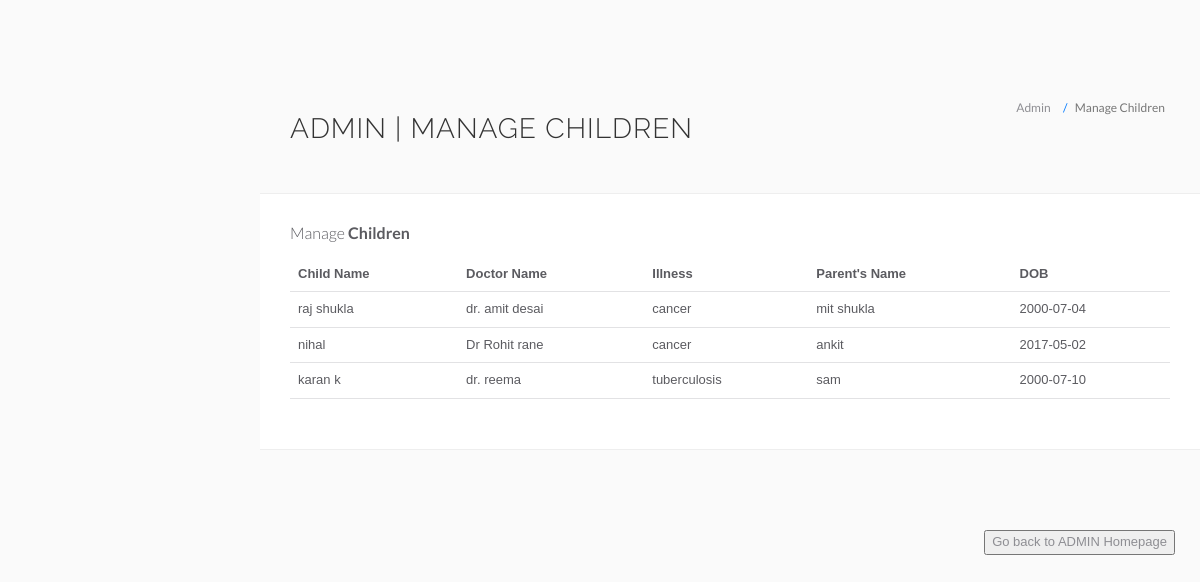
The page /web_api/webui/view-child.php on the database its author committed.
### tables this page shows
CREATE TABLE `child` (
  `parent_id` int(20) NOT NULL,
  `child_name` varchar(50) NOT NULL,
  `dob` date NOT NULL,
  `parent_name` varchar(50) NOT NULL,
  `illness` varchar(50) NOT NULL,
  `doctor_name` varchar(50) NOT NULL,
  `doctor_id` int(20) NOT NULL,
  `volunteer_id` int(20) NOT NULL,
  `wish_id` int(20) DEFAULT NULL
);

### web_api/webui/view-child.php (the view, shortened to what this page needs)
<?php
include('include/config.php');
?>
<!DOCTYPE html>
<html lang="en">
	<head>
		<link rel="stylesheet" href="vendor/bootstrap/css/bootstrap.min.css">
		<link rel="stylesheet" href="vendor/fontawesome/css/font-awesome.min.css">
		<link rel="stylesheet" href="vendor/themify-icons/themify-icons.min.css">
		<link href="vendor/animate.css/animate.min.css" rel="stylesheet" media="screen">
		<link href="vendor/perfect-scrollbar/perfect-scrollbar.min.css" rel="stylesheet" media="screen">
		<link href="vendor/switchery/switchery.min.css" rel="stylesheet" media="screen">
		<link href="vendor/bootstrap-touchspin/jquery.bootstrap-touchspin.min.css" rel="stylesheet" media="screen">
		<link href="vendor/select2/select2.min.css" rel="stylesheet" media="screen">
		<link href="vendor/bootstrap-datepicker/bootstrap-datepicker3.standalone.min.css" rel="stylesheet" media="screen">
		<link href="vendor/bootstrap-timepicker/bootstrap-timepicker.min.css" rel="stylesheet" media="screen">
		<link rel="stylesheet" href="assets/css/styles.css">
		<link rel="stylesheet" href="assets/css/plugins.css">
		<link rel="stylesheet" href="assets/css/themes/theme-1.css" id="skin_color" />
    </head>
	<body>
		<div id="app">
			<div class="app-content">
				<div class="main-content" >
					<div class="wrap-content container" id="container">
						<section id="page-title">
							<div class="row">
								<div class="col-sm-8">
									<h1 class="mainTitle">Admin | Manage Children</h1>
																	</div>
								<ol class="breadcrumb">
									<li>
										<span>Admin</span>
									</li>
									<li class="active">
										<span>Manage Children</span>
									</li>
								</ol>
							</div>
						</section>
						<div class="container-fluid container-fullw bg-white">
									<div class="row">
								<div class="col-md-12">
									<h5 class="over-title margin-bottom-15">Manage <span class="text-bold">Children</span></h5>
									<table class="table table-hover" id="sample-table-1">
										<thead>
											<tr>
												<th>Child Name</th>
												<th>Doctor Name</th>
												<th>Illness</th>
												<th>Parent's Name</th>
												<th>DOB</th>
											</tr>
										</thead>
										<tbody>
										<?php
											$sql=mysqli_query($con,"select * from child") or die("Connection Error");
											$numrows=mysqli_num_rows($sql);
											if($numrows>0)
											while($row=mysqli_fetch_array($sql))
											{
											?>
											<tr>
												<td><?php echo $row['child_name'];?></td>
												<td><?php echo $row['doctor_name'];?></td>
												<td><?php echo $row['illness'];?></td>
												<td><?php echo $row['parent_name'];?></td>
												<td><?php echo $row['dob'];?></td>
											</tr>
											<?php
											 }?>
										</tbody>
									</table>
								</div>
							</div>
								</div>
							</div>
						</div>
						 <form method="get" action="testdashboard.html">
    <button type="submit">Go back to ADMIN Homepage</button>
</form>
					</div>
				</div>
	</body>
</html>

### web_api/webui/assets/css/themes/theme-1.css (style rules this page uses)
body { background: #FAFAFA; }

### web_api/webui/view-child.php (style rules this page uses)
form { float:right; margin:25px 25px 0 0; }

### rows shown on the page
child: child_name "raj shukla", doctor_name "dr. amit desai", illness "cancer", parent_name "mit shukla", dob "2000-07-04"
child: child_name "nihal", doctor_name "Dr Rohit rane", illness "cancer", parent_name "ankit", dob "2017-05-02"
child: child_name "karan k", doctor_name "dr. reema", illness "tuberculosis", parent_name "sam", dob "2000-07-10"
